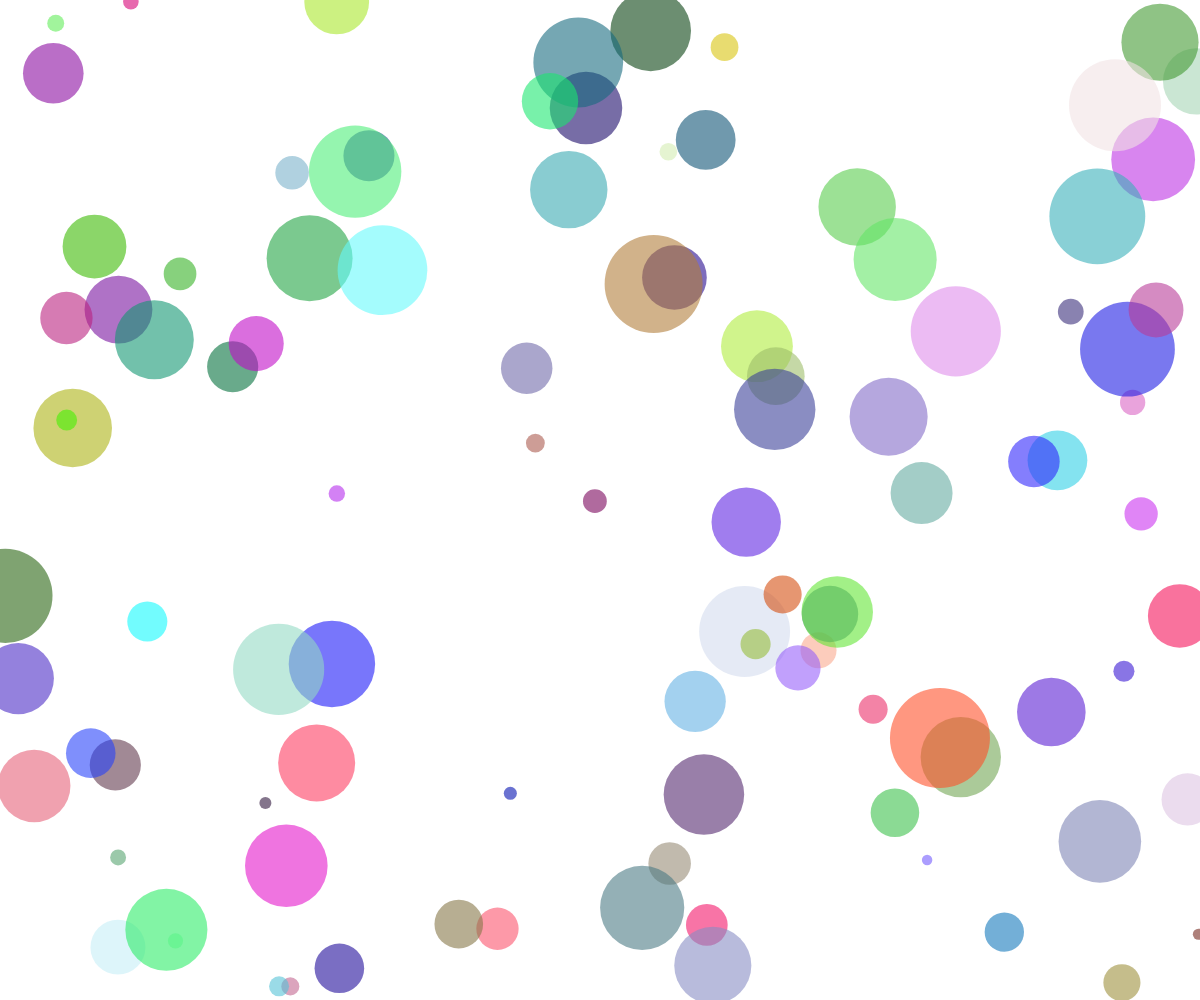
Frame 1 (no input)
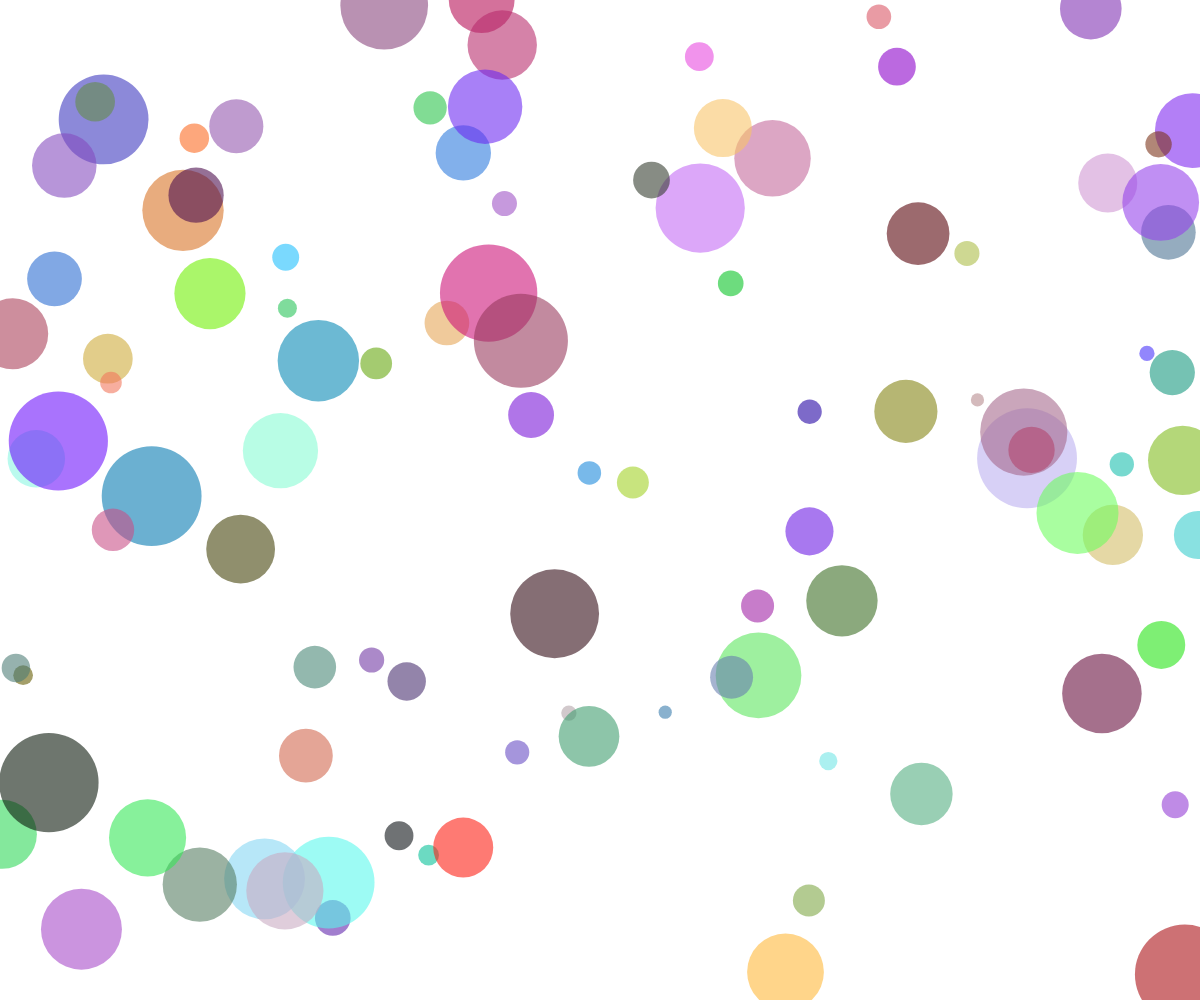
Frame 2 (the mouse pressed at the canvas centre, redrawn once)

The p5.js sketch that drew these frames (run headless with seeded random() and noise() and a simulated clock; the mouse was pressed at the canvas centre and the sketch redrawn once):

// p5.js sketch
// ── sketch.js
function setup() {
    createCanvas(windowWidth, windowHeight);
    noLoop(); // Draw only once
}

function draw() {
    background(255); // Set background to white
    let numCircles = 100; // Number of circles to draw

    for (let i = 0; i < numCircles; i++) {
        let x = random(width); // Random x position
        let y = random(height); // Random y position
        let diameter = random(10, 100); // Random diameter between 10 and 100
        fill(random(255), random(255), random(255), 150); // Random color with some transparency
        noStroke(); // No outline
        ellipse(x, y, diameter, diameter); // Draw the circle
    }
}
